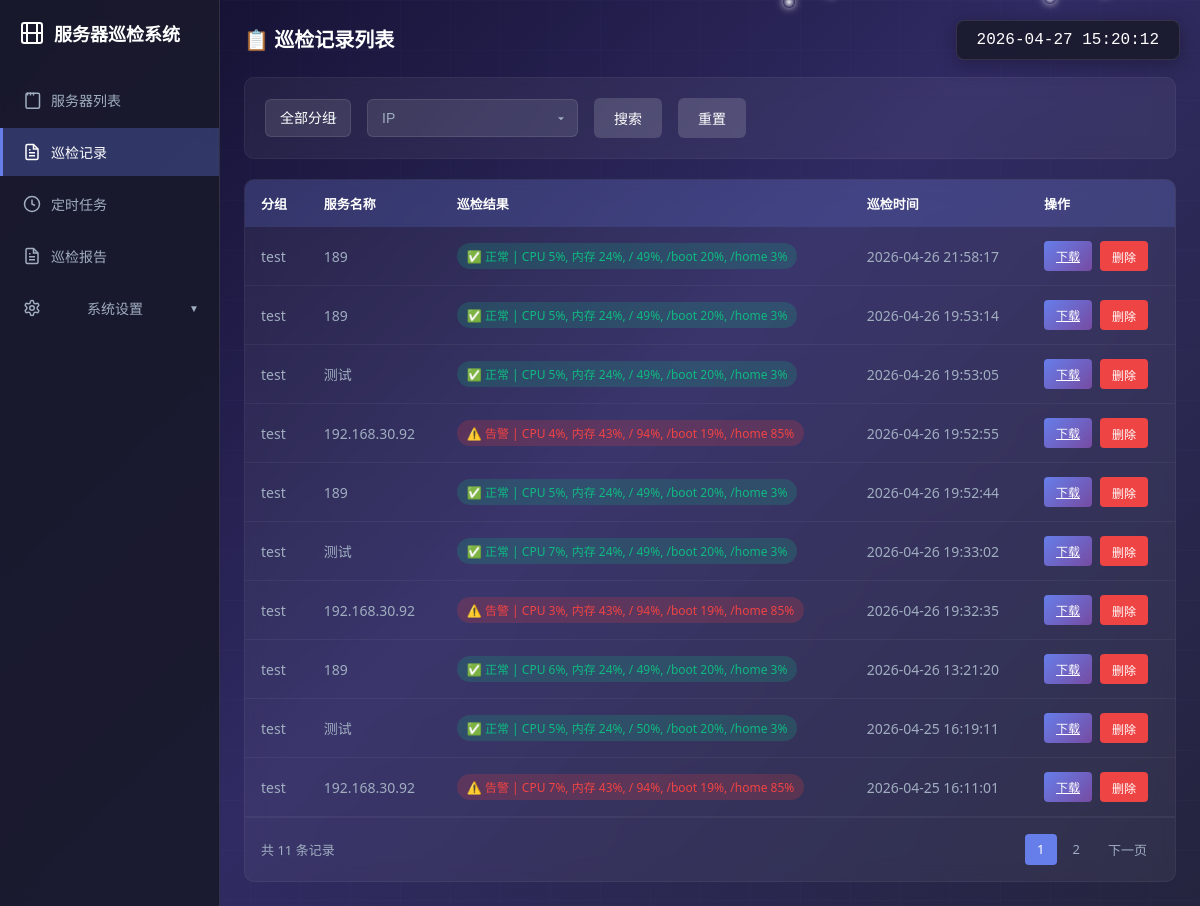
Before: /records with the older database file.
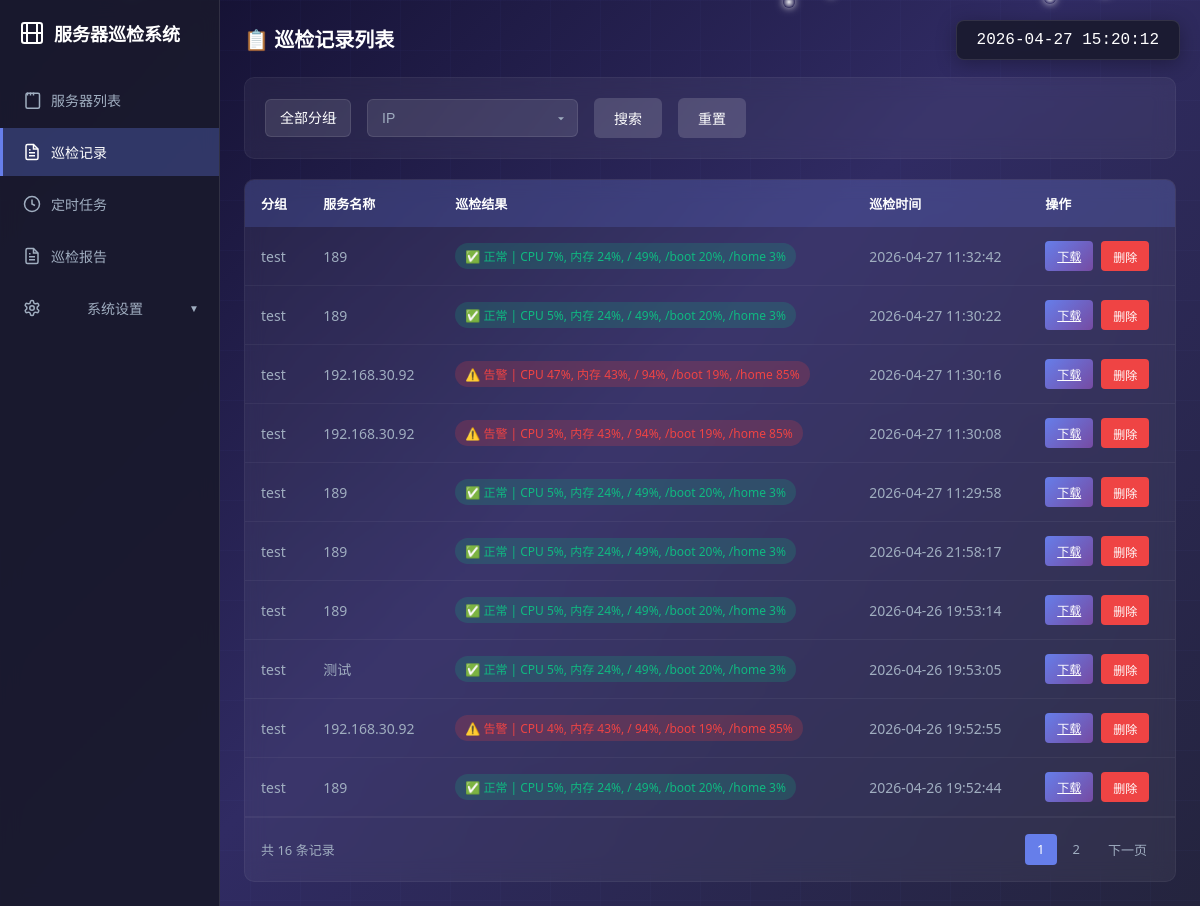
After: the same page with the newer database file.
### tables this page shows
CREATE TABLE inspection_records (
            id INTEGER PRIMARY KEY AUTOINCREMENT,
            server_id INTEGER,
            disk_usage TEXT,
            memory_usage TEXT,
            cpu_usage TEXT,
            system_time TEXT,
            os_version TEXT,
            inspection_time TIMESTAMP DEFAULT CURRENT_TIMESTAMP,
            alert_content TEXT,
            report_content TEXT,
            inspection_result TEXT, is_deleted INTEGER DEFAULT 0,
            FOREIGN KEY (server_id) REFERENCES servers(id)
        );

CREATE TABLE groups (
            id INTEGER PRIMARY KEY AUTOINCREMENT,
            name TEXT NOT NULL UNIQUE,
            created_at TIMESTAMP DEFAULT CURRENT_TIMESTAMP
        , sort_order INTEGER DEFAULT 0, is_deleted INTEGER DEFAULT 0);

CREATE TABLE servers (
            id INTEGER PRIMARY KEY AUTOINCREMENT,
            name TEXT NOT NULL,
            ip TEXT NOT NULL,
            port INTEGER DEFAULT 22,
            username TEXT NOT NULL,
            private_key_content BLOB,
            password TEXT,
            group_id INTEGER DEFAULT 1,
            remark TEXT,
            created_at TIMESTAMP DEFAULT CURRENT_TIMESTAMP, is_deleted INTEGER DEFAULT 0,
            FOREIGN KEY (group_id) REFERENCES groups(id)
        );

### app.py (the view)
@app.route('/records')
def records():
    group_id = request.args.get('group_id', 'all')
    ip = request.args.get('ip', '')
    page = request.args.get('page', 1, type=int)
    per_page = 10
    records = get_inspection_records(group_id=group_id, page=page, per_page=per_page)
    total = get_inspection_records_count(group_id=group_id)
    total_pages = (total + per_page - 1) // per_page
    groups = get_all_groups()
    return render_template('records.html', records=records, groups=groups, selected_group=group_id, search_ip=ip, page=page, per_page=per_page, total=total, total_pages=total_pages)

### database.py (called while the page is built)
def get_connection():
    return sqlite3.connect(DATABASE_PATH)

def get_all_groups():
    conn = get_connection()
    cursor = conn.cursor()
    cursor.execute('SELECT id, name, sort_order FROM groups WHERE is_deleted = 0 ORDER BY sort_order ASC, created_at DESC')
    groups = cursor.fetchall()
    conn.close()
    return groups

def get_inspection_records_count(server_id=None, group_id=None):
    conn = get_connection()
    cursor = conn.cursor()
    if server_id:
        cursor.execute('SELECT COUNT(*) FROM inspection_records WHERE server_id = ? AND is_deleted = 0', (server_id,))
    elif group_id and group_id != 'all':
        cursor.execute('''
            SELECT COUNT(*) FROM inspection_records ir
            LEFT JOIN servers s ON ir.server_id = s.id
            WHERE s.group_id = ? AND ir.is_deleted = 0
        ''', (group_id,))
    else:
        cursor.execute('SELECT COUNT(*) FROM inspection_records WHERE is_deleted = 0')
    count = cursor.fetchone()[0]
    conn.close()
    return count

### templates/records.html (shortened to what the changed rows need)
<!DOCTYPE html>
<html lang="zh-CN">
<head>
</head>
<body>
    <div class="sidebar">
        <div class="logo">
            <h1>
                <svg viewBox="0 0 24 24" fill="none" stroke="currentColor" stroke-width="2">
                    <rect x="2" y="2" width="20" height="20" rx="2.18" ry="2.18"></rect>
                    <line x1="7" y1="2" x2="7" y2="22"></line>
                    <line x1="17" y1="2" x2="17" y2="22"></line>
                    <line x1="2" y1="12" x2="22" y2="12"></line>
                </svg>
                服务器巡检系统
            </h1>
        </div>
    </div>
    <div class="main-content">
        <div class="header">
            <div class="header-left">
                <h2>📋 巡检记录列表</h2>
            </div>
        </div>
        <div class="table-container">
            {% if records %}
            <table class="data-table">
                <thead>
                    <tr>
                        <th>分组</th>
                        <th>服务名称</th>
                        <th>巡检结果</th>
                        <th>巡检时间</th>
                        <th>操作</th>
                    </tr>
                </thead>
                <tbody>
                    {% for record in records %}
                    <tr>
                        <td>{{ record[14] or '默认分组' }}</td>
                        <td>{{ record[12] or '未知服务器' }}</td>
                        <td>
                            {% set result = record[10] or '未记录' %}
                            <span class="result-badge {{ 'alert' if '⚠️' in result else 'normal' }}">
                                {{ result }}
                            </span>
                        </td>
                        <td>{{ record[7] }}</td>
                        <td>
                            <div class="action-btns">
                                <a href="/download_report/{{ record[0] }}" class="action-btn btn-download">下载</a>
                                <button class="action-btn btn-delete" onclick="deleteRecord({{ record[0] }})")>删除</button>
                            </div>
                        </td>
                    </tr>
                    {% endfor %}
                </tbody>
            </table>
            <div class="pagination">
                <div class="pagination-info">共 {{ total }} 条记录</div>
                <div class="pagination-links">
                    {% for p in range(1, total_pages+1) %}
                    <a href="/records?group_id={{ selected_group }}&ip={{ search_ip }}&page={{ p }}" {% if p == page %}class="active"{% endif %}>{{ p }}</a>
                    {% endfor %}
                    {% if page < total_pages %}
                    <a href="/records?group_id={{ selected_group }}&ip={{ search_ip }}&page={{ page+1 }}">下一页</a>
                    {% endif %}
                </div>
            </div>
            {% else %}
            <div class="empty-state">
                <h3>暂无巡检记录</h3>
                <p>前往服务器列表执行巡检</p>
                <a href="/">立即巡检</a>
            </div>
            {% endif %}
        </div>
    </div>
</body>
</html>

Changed rows visible on the page:
no longer on this page (row unchanged): inspection_records: name "test", name "测试", inspection_result "✅ 正常 | CPU 7%, 内存 24%, / 49%, /boot 20%, /home 3%", inspection_time "2026-04-26 19:33:02"
no longer on this page (row unchanged): inspection_records: name "test", name "192.168.30.92", inspection_result "⚠️ 告警 | CPU 3%, 内存 43%, / 94%, /boot 19%, /home 85%", inspection_time "2026-04-26 19:32:35"
no longer on this page (row unchanged): inspection_records: name "test", name "189", inspection_result "✅ 正常 | CPU 6%, 内存 24%, / 49%, /boot 20%, /home 3%", inspection_time "2026-04-26 13:21:20"
no longer on this page (row unchanged): inspection_records: name "test", name "测试", inspection_result "✅ 正常 | CPU 5%, 内存 24%, / 50%, /boot 20%, /home 3%", inspection_time "2026-04-25 16:19:11"
no longer on this page (row unchanged): inspection_records: name "test", name "192.168.30.92", inspection_result "⚠️ 告警 | CPU 7%, 内存 43%, / 94%, /boot 19%, /home 85%", inspection_time "2026-04-25 16:11:01"
added inspection_records: name "test", name "189", inspection_result "✅ 正常 | CPU 7%, 内存 24%, / 49%, /boot 20%, /home 3%", inspection_time "2026-04-27 11:32:42"
added inspection_records: name "test", name "189", inspection_result "✅ 正常 | CPU 5%, 内存 24%, / 49%, /boot 20%, /home 3%", inspection_time "2026-04-27 11:30:22"
added inspection_records: name "test", name "192.168.30.92", inspection_result "⚠️ 告警 | CPU 47%, 内存 43%, / 94%, /boot 19%, /home 85%", inspection_time "2026-04-27 11:30:16"
added inspection_records: name "test", name "192.168.30.92", inspection_result "⚠️ 告警 | CPU 3%, 内存 43%, / 94%, /boot 19%, /home 85%", inspection_time "2026-04-27 11:30:08"
added inspection_records: name "test", name "189", inspection_result "✅ 正常 | CPU 5%, 内存 24%, / 49%, /boot 20%, /home 3%", inspection_time "2026-04-27 11:29:58"
Other visible differences:
{{ total }}: "11" → "16"
